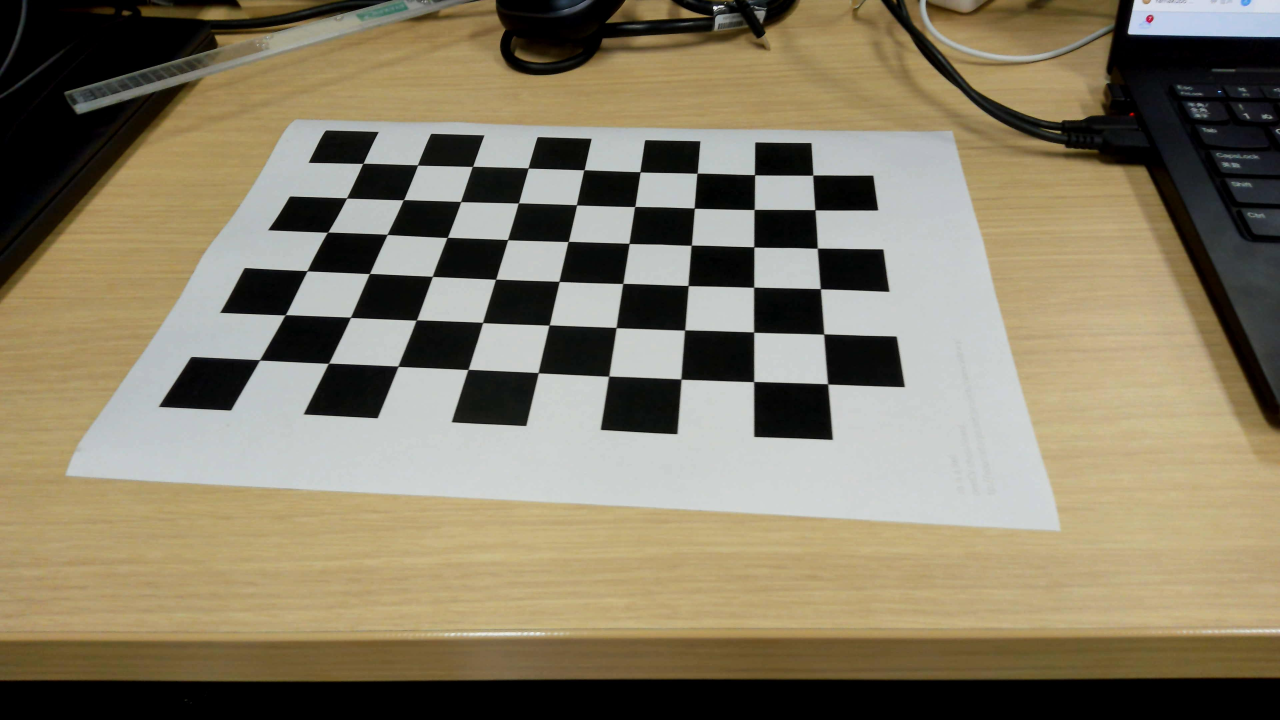
#> input picture camera_pipeline/0817/calib/chessboard_images/2026-08-20-173318461.jpg, 3840 x 2160 px, given in place of chessboard_images, which was not available (shown at 1/3 size)
$ python chessboard_calib.py chessboard_images --cols 5 --rows 5 --square-size 1.0
#> lines starting #> are read from the running program, lines starting #| are printed output that depends on the picture; pictures that were not available may be replaced by others from this repository, and a replacement may not be noted
# チェスボード画像からカメラの内部パラメータ K・歪み係数を求める。
#
# 【役割】0817/lib/homography.py の pose_from_homography(H, K) が要求する K を作る側。
# ここまでは K が無かったため、地上座標(X,Y)は出せてもh・俯角の分解ができなかった
# （estimate_homography 自体は K 不要で動くため、ラベル生成の本筋は止まっていない）。
#
# 【内側コーナー数について】
# pattern_size はマス目の数ではなく「マス目の交点（内側コーナー）」の数。
# 縦7マス×横10マスのボードなら、内側コーナーは 縦6×横9 になる。
#
# 【square_size は印刷後に定規で実測した値を使うこと】
# プリンタの拡大縮小設定が入っていると指定寸法通りに印刷されないため、
# 較正の物理スケール（ひいては h・俯角の値）が丸ごとずれる。
#
# 依存: opencv-python, numpy
#
# 使い方:
#   python chessboard_calib.py images/*.jpg --cols 9 --rows 6 --square-size 0.024 --out K.npz

import argparse
import glob
from pathlib import Path

import cv2
import numpy as np


def calibrate(image_paths: list[Path], pattern_size: tuple[int, int], square_size: float):
    """チェスボード画像群から (K, dist, rms, per_image_errors) を求める。

    objp はボード自身の座標系（Z=0平面、単位 m）。画像ごとに検出したコーナーの
    画素座標と対応付け、cv2.calibrateCamera で内部パラメータ・歪み係数を解く"""
#> called with pattern_size = (5, 5), square_size = 1
    cols, rows = pattern_size
    objp = np.zeros((rows * cols, 3), np.float32)
    objp[:, :2] = np.mgrid[0:cols, 0:rows].T.reshape(-1, 2) * square_size

    obj_points, img_points, used = [], [], []
    for p in image_paths:
        im = cv2.imread(str(p))
#> im is the input picture: shape (2160, 3840, 3); mean B, G, R 102.1, 124.5, 133.9
        if im is None:
            print(f"  [警告] 読み込めない: {p}")
            continue
        gray = cv2.cvtColor(im, cv2.COLOR_BGR2GRAY)
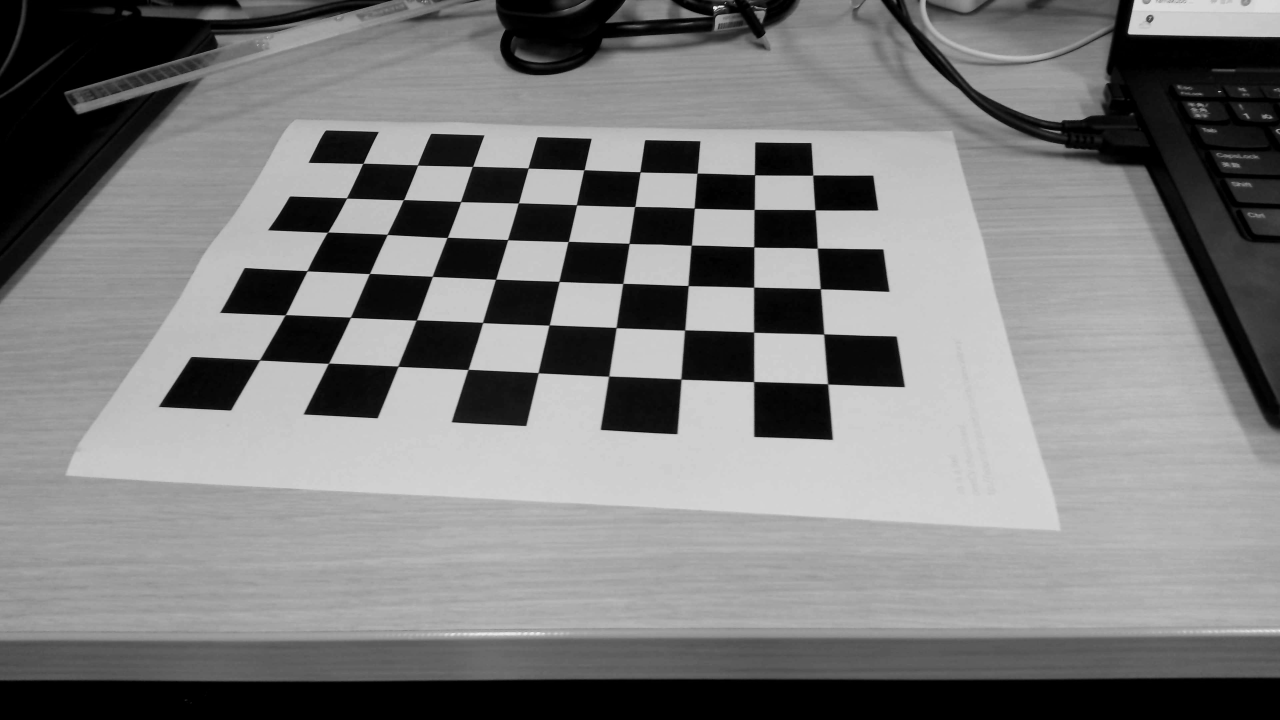
#> gray: shape (2160, 3840) (shown at 1/3 size); min 0, max 255, mean 124.8
        found, corners = cv2.findChessboardCorners(gray, (cols, rows))
#> found = False; corners = None
        if not found:
            print(f"  [検出失敗] {p.name}")
            continue
        # サブピクセル精度化。コーナー検出の粗い格子点を輝度勾配で追い込む
        criteria = (cv2.TERM_CRITERIA_EPS + cv2.TERM_CRITERIA_MAX_ITER, 30, 0.001)
        corners = cv2.cornerSubPix(gray, corners, (11, 11), (-1, -1), criteria)
        obj_points.append(objp)
        img_points.append(corners)
        used.append(p)

    if len(obj_points) < 3:
#> (the run stopped early here; a loop or call above may not have finished)

$ run again, on camera_pipeline/0817/calib/chessboard_images/2026-08-20-173324845.jpg
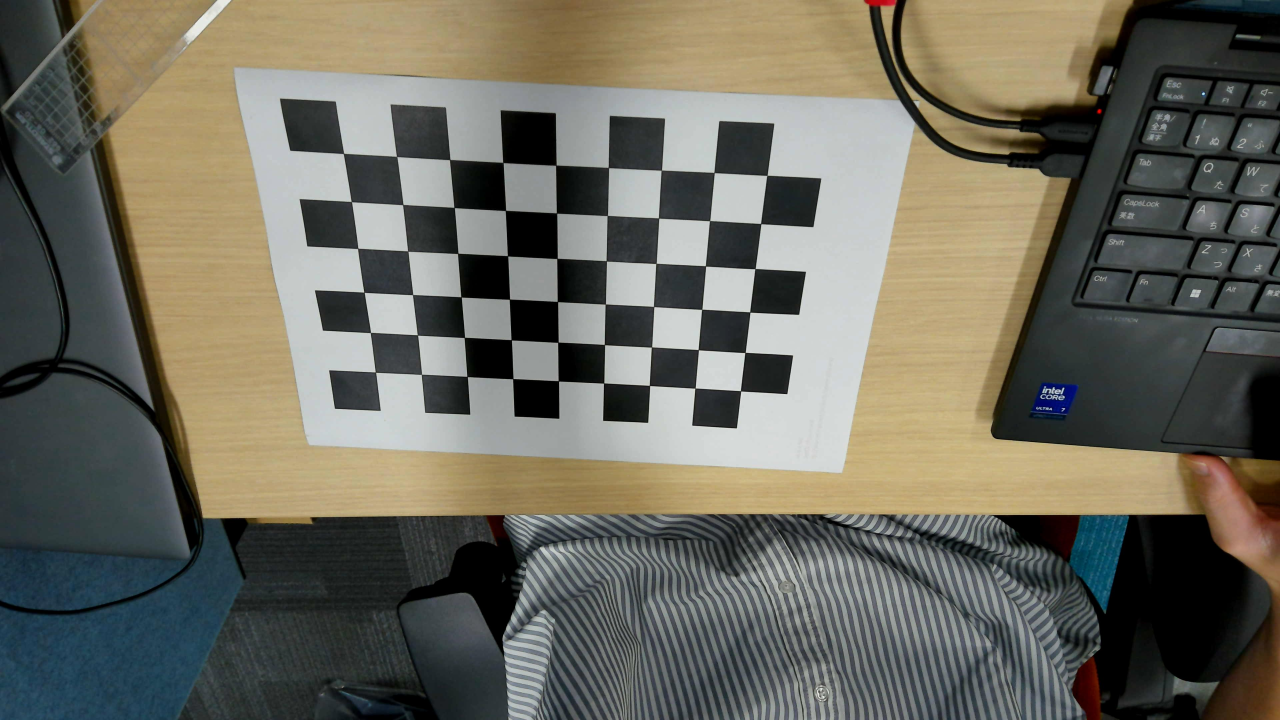
#> input picture camera_pipeline/0817/calib/chessboard_images/2026-08-20-173324845.jpg, 3840 x 2160 px, given in place of chessboard_images, which was not available (shown at 1/3 size)
#> in calibrate, im is the input picture: shape (2160, 3840, 3); mean B, G, R 94.4, 105.7, 107.6
#> in calibrate, `gray = cv2.cvtColor(im, cv2.COLOR_BGR2GRAY)`:
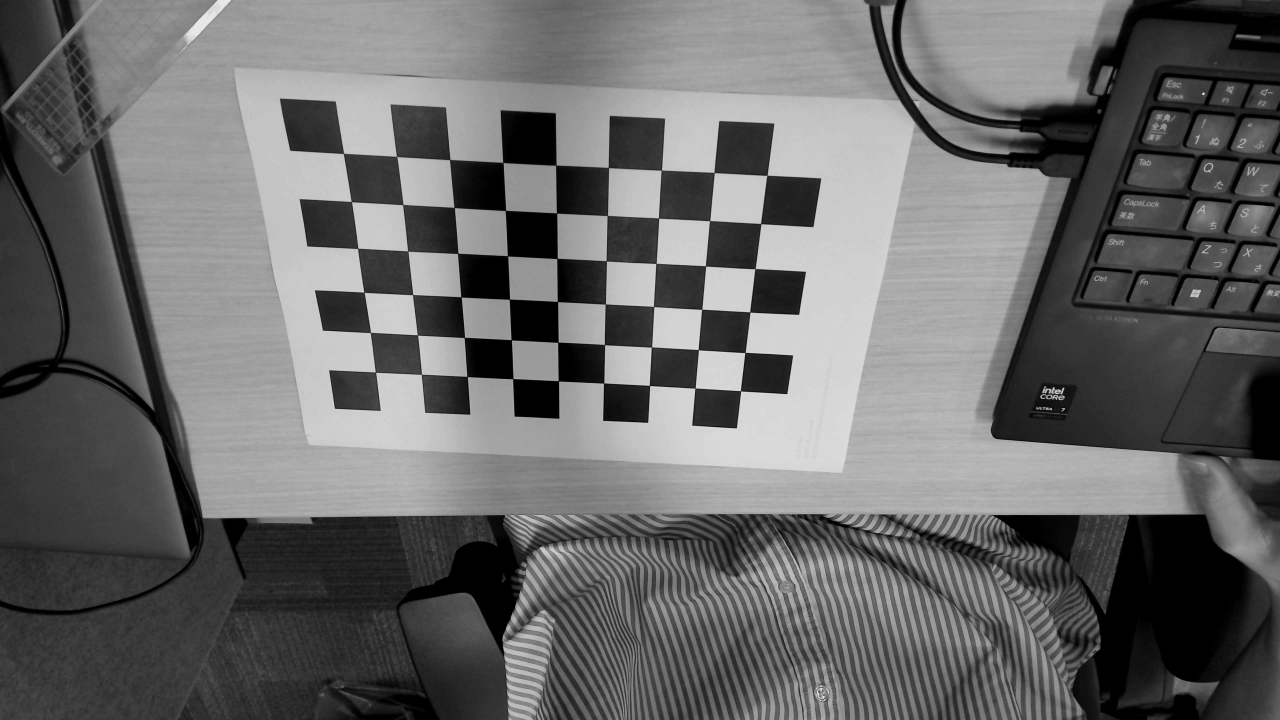
#> gray: shape (2160, 3840) (shown at 1/3 size); min 0, max 255, mean 105.1
#> found = False; corners = None

$ run again, on camera_pipeline/0817/calib/chessboard_images/2026-08-20-173344329.jpg
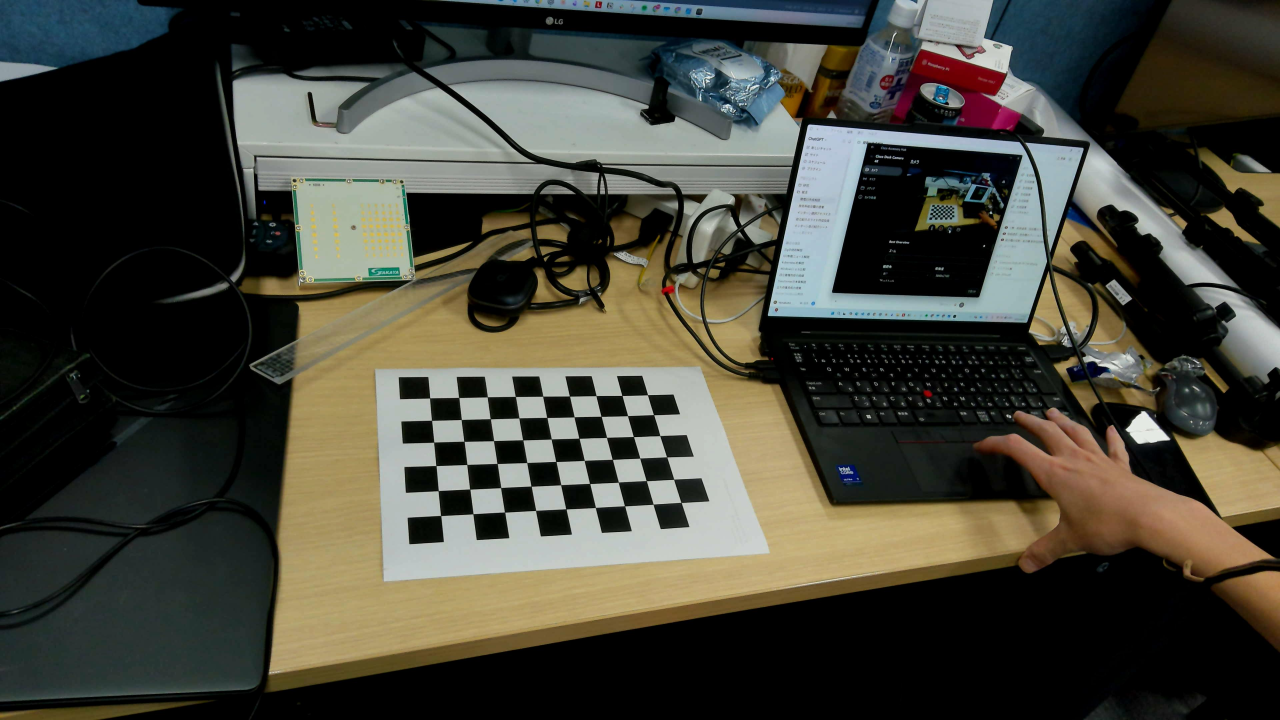
#> input picture camera_pipeline/0817/calib/chessboard_images/2026-08-20-173344329.jpg, 3840 x 2160 px, given in place of chessboard_images, which was not available (shown at 1/3 size)
#> in calibrate, im is the input picture: shape (2160, 3840, 3); mean B, G, R 57.2, 67.5, 68.4
#> in calibrate, `gray = cv2.cvtColor(im, cv2.COLOR_BGR2GRAY)`:
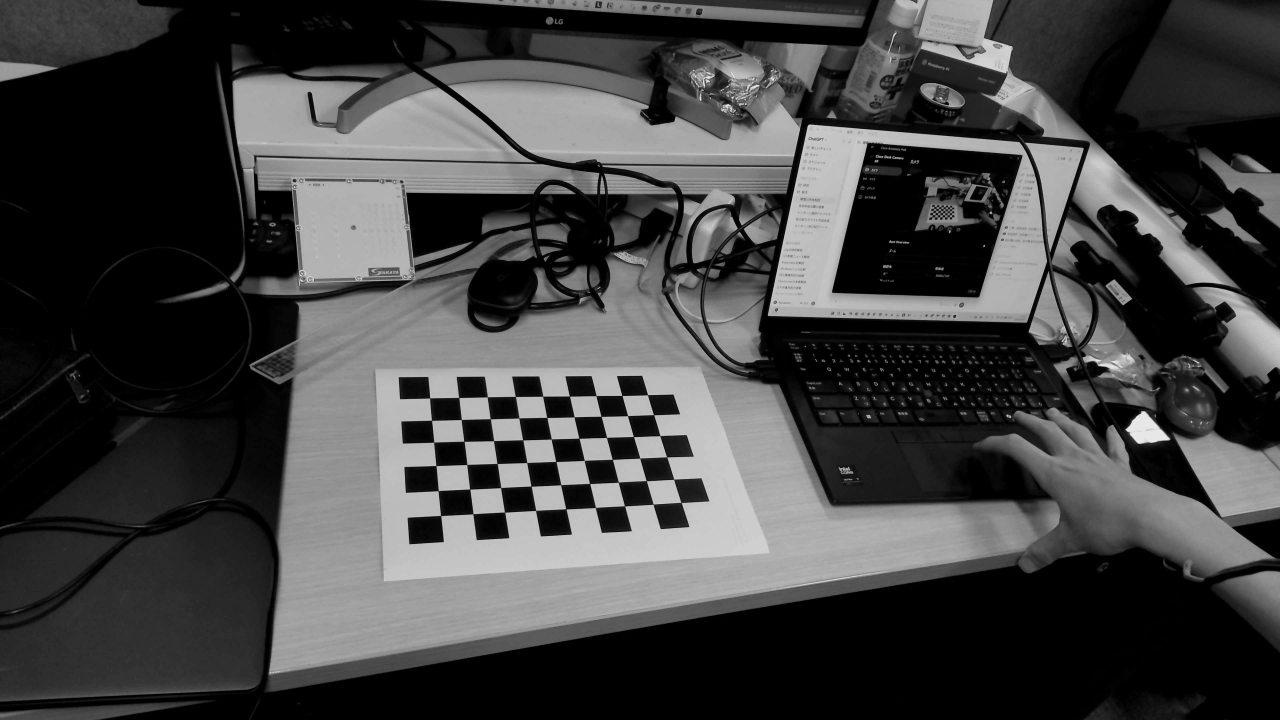
#> gray: shape (2160, 3840) (shown at 1/3 size); min 0, max 254, mean 66.6
#> found = False; corners = None
